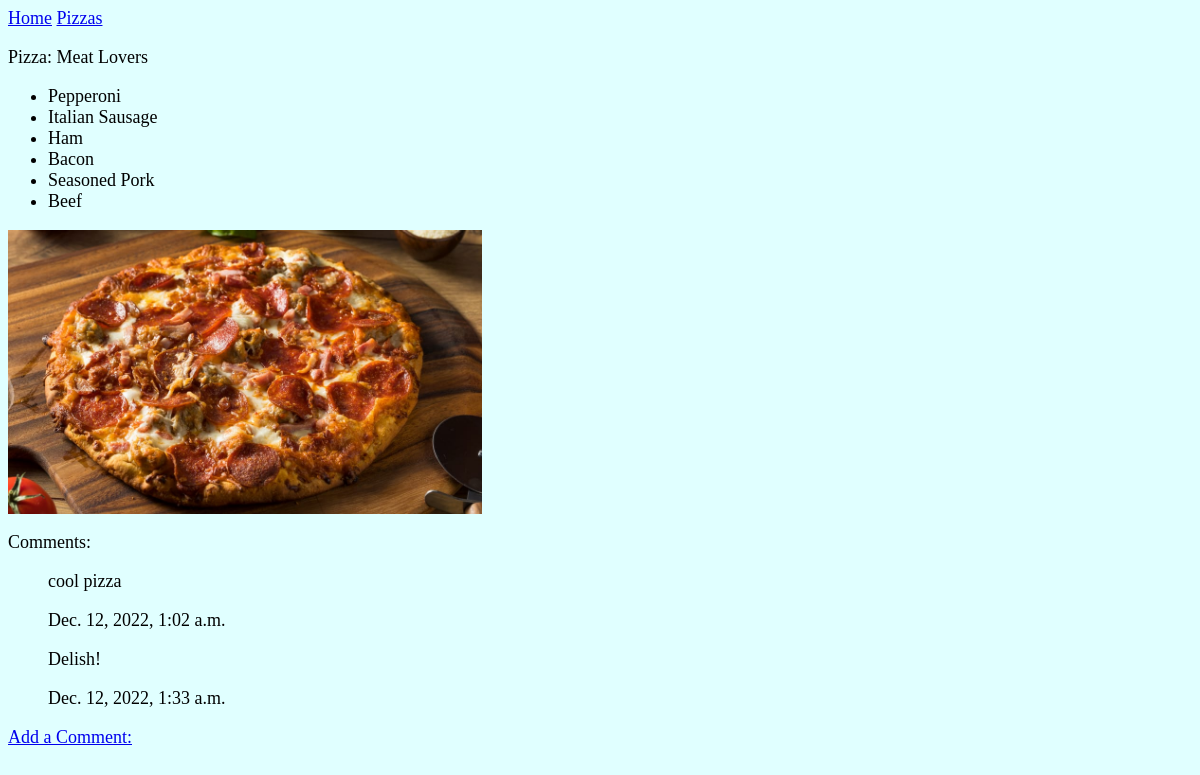
The app's page /pizzas/1/, older data.
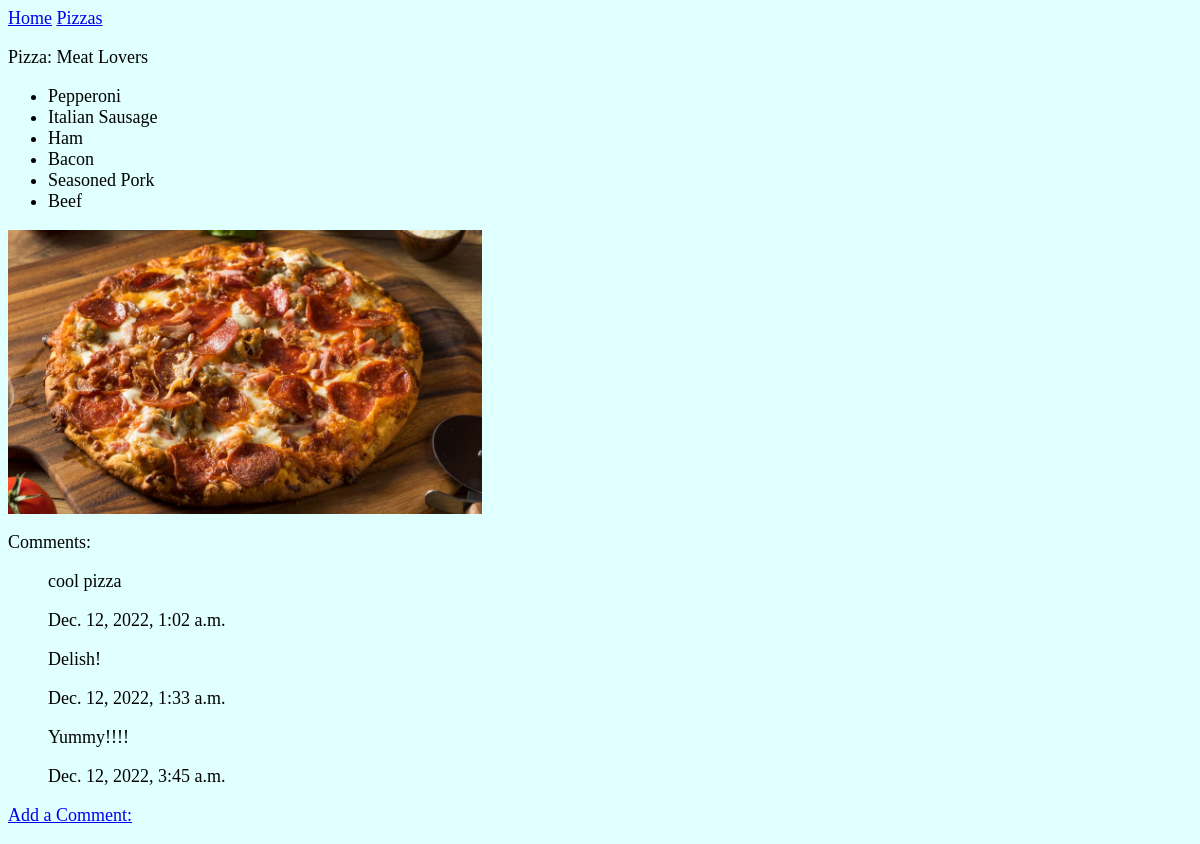
The same page, newer data.
### Pizzas/models.py (models this page shows, shortened)
class Topping(models.Model):
    pizza = models.ForeignKey(Pizza, on_delete=models.CASCADE)
    text = models.CharField(max_length=200)
    date_added = models.DateTimeField(auto_now_add=True)
    class Meta:
        verbose_name_plural = 'Toppings'

class Image(models.Model):
    pizza = models.ForeignKey(Pizza, on_delete=models.CASCADE)
    image = models.ImageField(upload_to='images/')

class Comment(models.Model):
    pizza = models.ForeignKey(Pizza, on_delete=models.CASCADE)
    text = models.TextField(max_length=300)
    date_added = models.DateTimeField(auto_now_add=True,blank=True)
    class Meta:
        verbose_name_plural = 'Comments'

### Pizzas/views.py (the view)
# urls.py: path('pizzas/<int:pizza_id>/',views.pizza,name='pizza'),
def pizza(request, pizza_id):
    pizza = Pizza.objects.get(id=pizza_id)
    toppings = pizza.topping_set.all()
    comments = Comment.objects.filter(pizza=pizza_id)
    if request.method == 'GET':
        image = pizza.image_set.all()
    context = {'pizza':pizza, 'toppings':toppings, 'comments':comments, 'image':image}
    return render(request, 'Pizzas/pizza.html', context)

### Pizzas/models.py (called while the page is built)
    def __str__(self):
        return self.text

### Pizzas/templates/pizzas/pizza.html
{% extends "Pizzas/base.html" %}
{% block content %}
{% load static %}
<link rel="stylesheet" href="{% static 'mysecond.css' %}">
<p> Pizza: {{ pizza }} </p>
<ul>
    {% for p in toppings %}
    <li> {{ p.text }} </li>
    {% empty %}
    <li> No toppings have been added yet. </li>
    {% endfor %}
</ul>
{% for i in image %}
<div class="col-md-4">
        <img src="{{  i.image.url  }}" class="img-responsive" style="width: 40%; margin-right: 10px;" />
</div>
{% empty %}
<p> There isn't an image for this pizza yet </p>
{% endfor %}
<p> Comments: </p>
<ul>
    {% for c in comments %}
        <p>{{ c.text }}</p>
            <p> {{ c.date_added }} </p>
{% endfor %}
</ul>
    <p><a href="{% url 'Pizzas:comment' pizza.id %}"> Add a Comment: </a></p>
{% endblock content %}

Row changes from the older to the newer data that the page shows:
added Comment: text "Yummy!!!!", date_added "Dec. 12, 2022, 3:45 a.m."
